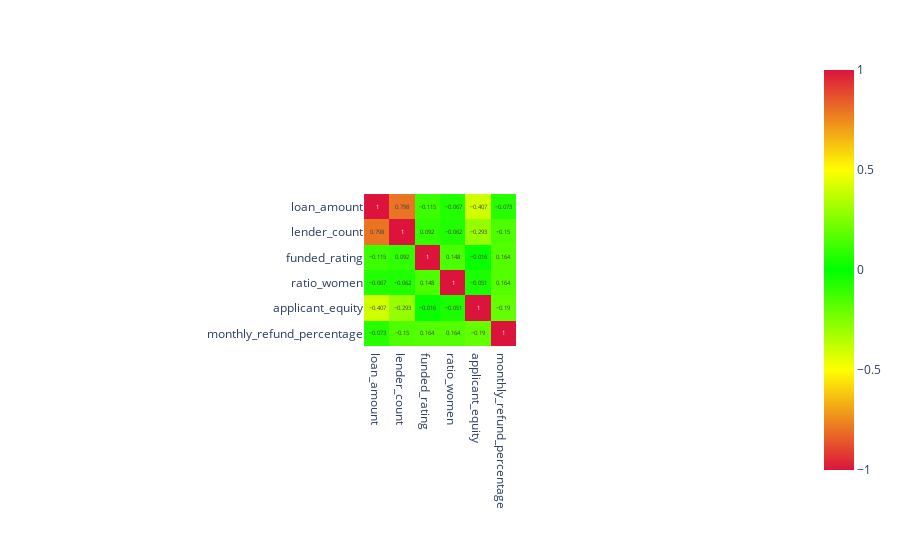

Notebook source saved alongside this figure:
### Markdown cell above
#### Visualisierung der Korrelationsmatrix.
  - Plotly Express (`px.imshow`) wird verwendet, um die Korrelationsmatrix `df_corr` zu visualisieren.
  - Der Graph zeigt den Grad der Korrelation zwischen den Variablen unter Verwendung einer Farbskala.

### Code cell
imshowplot1 = px.imshow(df_corr,
                        text_auto=True,
                        color_continuous_scale = ['crimson','yellow', 'lime', 'yellow', 'crimson'],
                        zmin=-1,
                        zmax=1
                       )

imshowplot1.show()

### Figure 1 — Plotly figure (JSON) as saved in the notebook; plotly's stock layout.template omitted (floating-point values rounded to 4 significant figures)
{"data": [{"coloraxis": "coloraxis", "hovertemplate": "x: %{x}<br>y: %{y}<br>color: %{z}<extra></extra>", "name": "0", "texttemplate": "%{z}", "type": "heatmap", "x": ["loan_amount", "lender_count", "funded_rating", "ratio_women", "applicant_equity", "monthly_refund_percentage"], "xaxis": "x", "y": ["loan_amount", "lender_count", "funded_rating", "ratio_women", "applicant_equity", "monthly_refund_percentage"], "yaxis": "y", "z": [[1, 0.798, -0.115, -0.067, -0.407, -0.073], [0.798, 1, 0.092, -0.062, -0.293, -0.15], [-0.115, 0.092, 1, 0.148, -0.016, 0.164], [-0.067, -0.062, 0.148, 1, -0.051, 0.164], [-0.407, -0.293, -0.016, -0.051, 1, -0.19], [-0.073, -0.15, 0.164, 0.164, -0.19, 1]]}], "layout": {"autosize": true, "coloraxis": {"cmax": 1, "cmin": -1, "colorscale": [[0, "crimson"], [0.25, "yellow"], [0.5, "lime"], [0.75, "yellow"], [1, "crimson"]]}, "margin": {"t": 60}, "xaxis": {"anchor": "y", "autorange": true, "constrain": "domain", "domain": [0.3945, 0.6055], "range": [-0.5, 5.5], "scaleanchor": "y", "type": "category"}, "yaxis": {"anchor": "x", "autorange": true, "constrain": "domain", "domain": [0, 1], "range": [5.5, -0.5], "type": "category"}}}
